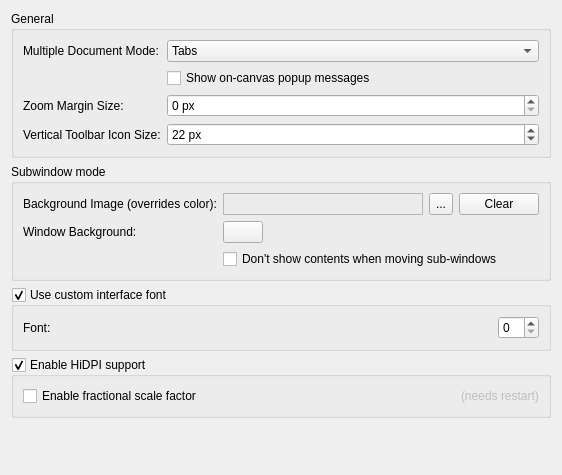
     <widget class="QWidget" name="tab_3">
      <attribute name="title">
       <string>Window</string>
      </attribute>
      <layout class="QFormLayout" name="formLayout">
       <property name="labelAlignment">
        <set>Qt::AlignLeading|Qt::AlignLeft|Qt::AlignTop</set>
       </property>
       <item row="0" column="0" colspan="2">
        <widget class="QGroupBox" name="groupBox_3">
         <property name="title">
          <string>General</string>
         </property>
         <layout class="QFormLayout" name="formLayout_17">
          <item row="0" column="0">
           <widget class="QLabel" name="label_2">
            <property name="text">
             <string>Multiple Document Mode:</string>
            </property>
           </widget>
          </item>
          <item row="0" column="1">
           <widget class="QComboBox" name="m_cmbMDIType">
            <property name="currentIndex">
             <number>1</number>
            </property>
            <item>
             <property name="text">
              <string>Subwindows</string>
             </property>
            </item>
            <item>
             <property name="text">
              <string>Tabs</string>
             </property>
            </item>
           </widget>
          </item>
          <item row="1" column="1">
           <widget class="QCheckBox" name="m_chkCanvasMessages">
            <property name="text">
             <string>Show on-canvas popup messages</string>
            </property>
           </widget>
          </item>
          <item row="2" column="0">
           <widget class="QLabel" name="lblZoomMarginSize">
            <property name="text">
             <string>Zoom Margin Size:</string>
            </property>
            <property name="buddy">
             <cstring>intZoomMarginSize</cstring>
            </property>
           </widget>
          </item>
          <item row="2" column="1">
           <widget class="KisIntParseSpinBox" name="intZoomMarginSize">
            <property name="toolTip">
             <string>Spacing between the image and the page when zoomed to fit, in pixels</string>
            </property>
            <property name="suffix">
             <string> px</string>
            </property>
            <property name="maximum">
             <number>1024</number>
            </property>
            <property name="value">
             <number>0</number>
            </property>
           </widget>
          </item>
          <item row="3" column="0">
           <widget class="QLabel" name="lblToolBoxIconSize">
            <property name="text">
             <string>Vertical Toolbar Icon Size:</string>
            </property>
            <property name="buddy">
             <cstring>intToolBoxIconSize</cstring>
            </property>
           </widget>
          </item>
          <item row="3" column="1">
           <widget class="KisIntParseSpinBox" name="intToolBoxIconSize">
            <property name="toolTip">
             <string>Size of the action icons in vertical toolbars, in pixels</string>
            </property>
            <property name="suffix">
             <string> px</string>
            </property>
            <property name="minimum">
             <number>8</number>
            </property>
            <property name="maximum">
             <number>128</number>
            </property>
            <property name="value">
             <number>22</number>
            </property>
           </widget>
          </item>
         </layout>
        </widget>
       </item>
       <item row="1" column="0" colspan="2">
        <widget class="QGroupBox" name="group_subWinMode">
         <property name="enabled">
          <bool>true</bool>
         </property>
         <property name="sizePolicy">
          <sizepolicy hsizetype="Preferred" vsizetype="Preferred">
           <horstretch>0</horstretch>
           <verstretch>0</verstretch>
          </sizepolicy>
         </property>
         <property name="title">
          <string>Subwindow mode</string>
         </property>
         <layout class="QFormLayout" name="formLayout_16">
          <item row="0" column="1">
           <widget class="QWidget" name="widget" native="true">
            <layout class="QHBoxLayout" name="horizontalLayout">
             <property name="leftMargin">
              <number>0</number>
             </property>
             <property name="topMargin">
              <number>0</number>
             </property>
             <property name="rightMargin">
              <number>0</number>
             </property>
             <property name="bottomMargin">
              <number>0</number>
             </property>
             <item>
              <widget class="QLabel" name="m_backgroundimage">
               <property name="sizePolicy">
                <sizepolicy hsizetype="MinimumExpanding" vsizetype="Preferred">
                 <horstretch>0</horstretch>
                 <verstretch>0</verstretch>
                </sizepolicy>
               </property>
               <property name="minimumSize">
                <size>
                 <width>200</width>
                 <height>0</height>
                </size>
               </property>
               <property name="frameShape">
                <enum>QFrame::StyledPanel</enum>
               </property>
               <property name="frameShadow">
                <enum>QFrame::Sunken</enum>
               </property>
               <property name="text">
                <string/>
               </property>
              </widget>
             </item>
             <item>
              <widget class="QToolButton" name="m_bnFileName">
               <property name="sizePolicy">
                <sizepolicy hsizetype="Fixed" vsizetype="Minimum">
                 <horstretch>0</horstretch>
                 <verstretch>0</verstretch>
                </sizepolicy>
               </property>
               <property name="text">
                <string>...</string>
               </property>
              </widget>
             </item>
             <item>
              <widget class="QPushButton" name="clearBgImageButton">
               <property name="text">
                <string>Clear</string>
               </property>
              </widget>
             </item>
            </layout>
           </widget>
          </item>
          <item row="0" column="0">
           <widget class="QLabel" name="label_5">
            <property name="sizePolicy">
             <sizepolicy hsizetype="Preferred" vsizetype="Preferred">
              <horstretch>0</horstretch>
              <verstretch>0</verstretch>
             </sizepolicy>
            </property>
            <property name="text">
             <string>Background Image (overrides color):</string>
            </property>
           </widget>
          </item>
          <item row="1" column="0">
           <widget class="QLabel" name="label_4">
            <property name="text">
             <string>Window Background:</string>
            </property>
           </widget>
          </item>
          <item row="1" column="1">
           <widget class="KisColorButton" name="m_mdiColor">
            <property name="sizePolicy">
             <sizepolicy hsizetype="Fixed" vsizetype="Fixed">
              <horstretch>0</horstretch>
              <verstretch>0</verstretch>
             </sizepolicy>
            </property>
            <property name="text">
             <string/>
            </property>
           </widget>
          </item>
          <item row="2" column="1">
           <widget class="QCheckBox" name="m_chkRubberBand">
            <property name="sizePolicy">
             <sizepolicy hsizetype="Preferred" vsizetype="Fixed">
              <horstretch>0</horstretch>
              <verstretch>0</verstretch>
             </sizepolicy>
            </property>
            <property name="text">
             <string>Don't show contents when moving sub-windows</string>
            </property>
           </widget>
          </item>
         </layout>
        </widget>
       </item>
       <item row="2" column="0" colspan="2">
        <widget class="QGroupBox" name="chkUseCustomFont">
         <property name="title">
          <string>Use custom interface font</string>
         </property>
         <property name="checkable">
          <bool>true</bool>
         </property>
         <layout class="QFormLayout" name="formLayout_2">
          <item row="0" column="0">
           <widget class="QLabel" name="label_3">
            <property name="text">
             <string>Font:</string>
            </property>
           </widget>
          </item>
          <item row="0" column="1">
           <widget class="QFrame" name="frame_7">
            <layout class="QHBoxLayout" name="horizontalLayout_6">
             <property name="leftMargin">
              <number>0</number>
             </property>
             <property name="topMargin">
              <number>0</number>
             </property>
             <property name="rightMargin">
              <number>0</number>
             </property>
             <property name="bottomMargin">
              <number>0</number>
             </property>
             <item>
              <widget class="KisFontComboBoxes" name="cmbCustomFont" native="true">
               <property name="sizePolicy">
                <sizepolicy hsizetype="MinimumExpanding" vsizetype="Preferred">
                 <horstretch>0</horstretch>
                 <verstretch>0</verstretch>
                </sizepolicy>
               </property>
              </widget>
             </item>
             <item>
              <widget class="QSpinBox" name="intFontSize"/>
             </item>
            </layout>
           </widget>
          </item>
         </layout>
        </widget>
       </item>
       <item row="3" column="0" colspan="2">
        <widget class="QGroupBox" name="m_chkHiDPI">
         <property name="title">
          <string>Enable HiDPI support</string>
         </property>
         <property name="checkable">
          <bool>true</bool>
         </property>
         <layout class="QVBoxLayout" name="verticalLayout_4">
          <item>
           <widget class="QWidget" name="m_wdgHiDPIFractionalScaling" native="true">
            <layout class="QHBoxLayout" name="horizontalLayout_8">
             <property name="leftMargin">
              <number>0</number>
             </property>
             <property name="topMargin">
              <number>0</number>
             </property>
             <property name="rightMargin">
              <number>0</number>
             </property>
             <property name="bottomMargin">
              <number>0</number>
             </property>
             <item>
              <widget class="QCheckBox" name="m_chkHiDPIFractionalScaling">
               <property name="text">
                <string>Enable fractional scale factor</string>
               </property>
              </widget>
             </item>
             <item>
              <spacer name="horizontalSpacer_4">
               <property name="orientation">
                <enum>Qt::Horizontal</enum>
               </property>
               <property name="sizeHint" stdset="0">
                <size>
                 <width>0</width>
                 <height>0</height>
                </size>
               </property>
              </spacer>
             </item>
             <item>
              <widget class="QLabel" name="label_16">
               <property name="enabled">
                <bool>false</bool>
               </property>
               <property name="text">
                <string>(needs restart)</string>
               </property>
              </widget>
             </item>
            </layout>
           </widget>
          </item>
         </layout>
        </widget>
       </item>
       <item row="4" column="0" colspan="2">
        <spacer name="verticalSpacer_4">
         <property name="orientation">
          <enum>Qt::Vertical</enum>
         </property>
         <property name="sizeHint" stdset="0">
          <size>
           <width>20</width>
           <height>40</height>
          </size>
         </property>
        </spacer>
       </item>
      </layout>
     </widget>
